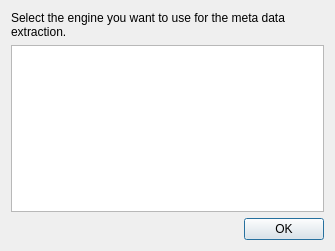
<?xml version="1.0" encoding="UTF-8"?>
<ui version="4.0">
 <class>SelectEngineDialog</class>
 <widget class="QDialog" name="SelectEngineDialog">
  <property name="geometry">
   <rect>
    <x>0</x>
    <y>0</y>
    <width>335</width>
    <height>251</height>
   </rect>
  </property>
  <property name="windowTitle">
   <string>Dialog</string>
  </property>
  <layout class="QVBoxLayout" name="verticalLayout">
   <item>
    <widget class="QLabel" name="label">
     <property name="text">
      <string>Select the engine you want to use for the meta data extraction.</string>
     </property>
     <property name="wordWrap">
      <bool>true</bool>
     </property>
    </widget>
   </item>
   <item>
    <widget class="QListWidget" name="engineList"/>
   </item>
   <item>
    <widget class="QDialogButtonBox" name="buttonBox">
     <property name="orientation">
      <enum>Qt::Horizontal</enum>
     </property>
     <property name="standardButtons">
      <set>QDialogButtonBox::Ok</set>
     </property>
    </widget>
   </item>
  </layout>
 </widget>
 <resources/>
 <connections>
  <connection>
   <sender>buttonBox</sender>
   <signal>accepted()</signal>
   <receiver>SelectEngineDialog</receiver>
   <slot>accept()</slot>
   <hints>
    <hint type="sourcelabel">
     <x>248</x>
     <y>254</y>
    </hint>
    <hint type="destinationlabel">
     <x>157</x>
     <y>274</y>
    </hint>
   </hints>
  </connection>
  <connection>
   <sender>buttonBox</sender>
   <signal>rejected()</signal>
   <receiver>SelectEngineDialog</receiver>
   <slot>reject()</slot>
   <hints>
    <hint type="sourcelabel">
     <x>316</x>
     <y>260</y>
    </hint>
    <hint type="destinationlabel">
     <x>286</x>
     <y>274</y>
    </hint>
   </hints>
  </connection>
 </connections>
</ui>
